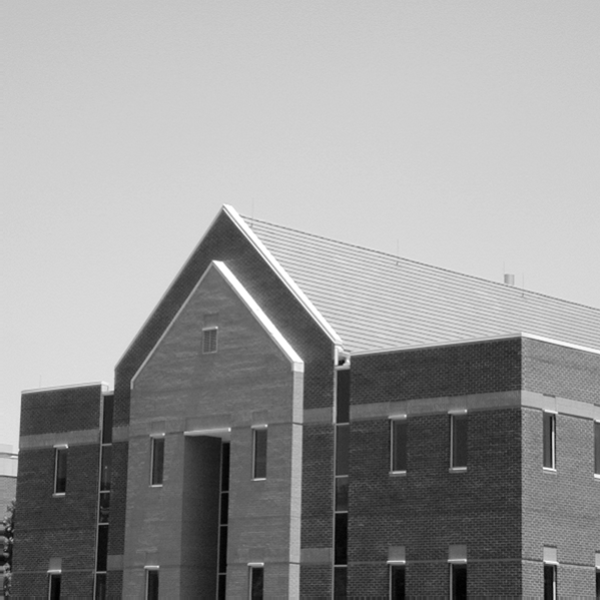
#> input picture computer_vision_theory/EAI733/Assignment_1/Figures/equivalence_1.png, 600 x 600 px, found by its file name
$ python freq_domain_processing.py
#> lines starting #> are read from the running program, lines starting #| are printed output that depends on the picture
import numpy as np
from numpy.linalg import inv
import cv2
import csv
import matplotlib.pyplot as plt
import math

# Question 5 -> image rescaling (showing aliasing) -> a) compensate by first applying 3x3 averaging filter then resize b) apply FFT method

# [310 lines left out: functions resize_nearest_neighbor, uniform_neighbourhood_averaging, clamp_vals, calc_average, gaussian_lowpass_filter, shift_array and 5 more, not called in this run]

def norm(image):
    return cv2.normalize(image, None, 0, 255, cv2.NORM_MINMAX).astype(np.uint8)

# [20 lines left out: function create_2d_gaussian_filter, not called in this run]

def convolve2d(image, kernel, convolve_type):
    """Manual 2D convolution"""
    # Get dimensions
    img_height, img_width = image.shape
    kernel_size = kernel.shape[0]
    pad = kernel_size // 2

    # Pad the image to handle borders
    padded = np.pad(image, pad, mode='edge')

    # Output array
    if convolve_type == "gaussian":
        output = np.zeros_like(image)
    elif convolve_type == "laplace" or convolve_type == "sobel":
        output = np.zeros_like(image, dtype=np.float64)

    # Perform convolution
    for i in range(img_height):
        for j in range(img_width):
            # Extract region
            region = padded[i:i+kernel_size, j:j+kernel_size]
            # Apply kernel (element-wise multiply and sum)
            output[i, j] = np.sum(region * kernel)

    return output

# [144 lines left out: functions highpass_filter, lowpass_filter, sobel_to_frequency, apply_sobel_frequency, not called in this run]

def save_image(image_info, q):
    # Create figure and axis
    # Create figure and axis
    fig, ax = plt.subplots()

    ax.imshow(image_info, cmap="grey")

    # Add labels
    ax.set_xlabel("X Pixel Coordinate")
    ax.set_ylabel("Y Pixel Coordinate")

    # Save
    save_path = "/Users/anthea/Documents/GitHub/EAI733/Assignment_1/Results/"
    fig.savefig(f"{save_path}freq_domain_{q}.pdf", bbox_inches="tight")
    plt.close(fig)

def main():
    question = "7" # "6b" # "6a" # "6_working" # "5b" # "5a" # "8" #

    match question:
        case "5a":
            image_path = 'Figures/aliasing.png'
            image_array = cv2.imread(image_path)
            height, width,_ = image_array.shape
            plt.imshow(image_array)
            plt.show()
            save_image(image_array, "5a_orig")

            # resize_image(image_path, T_inv)
            aliased_image = resize_nearest_neighbor(image_array, round(height/2), round(width/2))
            plt.imshow(aliased_image)
            plt.show()
            save_image(aliased_image, "5a_aliased")

            average = uniform_neighbourhood_averaging(image_array, 3)
            plt.imshow(average)
            plt.show()
            save_image(average, "5a_average")

            no_aliasing = resize_nearest_neighbor(average, round(height/2), round(width/2))
            plt.imshow(no_aliasing)
            plt.show()
            save_image(no_aliasing, "5a_final")

        case "5b":
            image_path = 'Figures/aliasing.png'
            image_array = cv2.imread(image_path)
            height, width,_ = image_array.shape

            # resize_image(image_path, T_inv)
            aliased_image = resize_nearest_neighbor(image_array, round(height/2), round(width/2))
            plt.imshow(aliased_image)
            plt.show()

            sigma = 50
            gaussian_filter = gaussian_lowpass_filter(aliased_image, sigma)
            plt.imshow(gaussian_filter, cmap='gray')
            plt.show()
            save_image(aliased_image, "5b_gaussian")

            no_aliasing = resize_nearest_neighbor(gaussian_filter, round(height/2), round(width/2))
            plt.imshow(no_aliasing, cmap="grey")
            plt.show()
            save_image(aliased_image, "5b_final")

        case "6a":
            image_path = 'Figures/FFT.png'
            image_array = cv2.imread(image_path)
            height, width,_ = image_array.shape
            # plt.imshow(image_array, cmap='gray')
            # plt.show()

            ratio = 2
            is_h_pow2 = (height & (height - 1)) == 0
            is_w_pow2 = (width & (width - 1)) == 0

            # Using libraries ############################################
            # Apply 2D FFT

            # Pad to next power-of-two in *either* dimension if needed
            if not (is_h_pow2 and is_w_pow2):
                P = ratio * height
                Q = ratio * width
                image_array = np.pad(image_array[:, :, 0], ((0, P - height), (0, Q - width)), mode='constant')

            plt.imshow(image_array, cmap='gray')
            plt.show()

            # Shift zero frequency to center
            spectrum = np.fft.fft2(image_array)
            spectrum_shifted = np.fft.fftshift(spectrum)

            plt.imshow(np.abs(spectrum_shifted), cmap='gray')
            plt.show()

            # Compute magnitude spectrum
            magnitude = np.abs(spectrum_shifted)

            # Log scale for better visualization
            magnitude_log = np.log1p(magnitude)

            # Phase spectrum
            phase = np.angle(spectrum_shifted)

            magnitude_display = (magnitude_log / magnitude_log.max() * 255).astype(np.uint8)
            plt.imshow(magnitude_display, cmap='gray')
            plt.show()

            ############################################

        case "6b":
            image_path = 'Figures/FFT.png'
            image_array = cv2.imread(image_path)
            height, width,_ = image_array.shape
            # plt.imshow(image_array, cmap='gray')
            # plt.show()

            ratio = 2
            is_h_pow2 = (height & (height - 1)) == 0
            is_w_pow2 = (width & (width - 1)) == 0

            # Pad to the next power-of-two sizes for custom FFT as well
            if not (is_h_pow2 and is_w_pow2):
                image_array, height, width = resize_image_padding(image_array[:, :, 0], height, width, ratio)
                # plt.imshow(image_array, cmap='gray')
                # plt.show()

            shifted_array = shift_array(image_array, height, width)
            plt.imshow(shifted_array, cmap='gray')
            plt.show()
            save_image(shifted_array, "6_centered")

            # Our own 2D FFT (expects 2D grayscale or single-channel padded image)
            f_fft_spectrum = FFT_first_principles(shifted_array)
            spectrum_image = np.abs(f_fft_spectrum)

            # Enhance with log
            magnitude_log = np.log1p(spectrum_image)
            magnitude_display = (magnitude_log / magnitude_log.max() * 255).astype(np.uint8)

            phase = np.angle(f_fft_spectrum)

            plt.imshow(magnitude_display, cmap='gray')
            plt.show()

        case "6_working":
            image_path = 'Figures/FFT.png'
            image_array = cv2.imread(image_path)
            height, width,_ = image_array.shape

            array_vals = image_array[:, :, 0]
            plt.imshow(array_vals, cmap='gray')
            plt.show()
            save_image(array_vals, "6_orig")

            P, Q = 2 * height, 2 * width
            fp = np.zeros((P, Q))
            fp[:height, :width] = array_vals
            save_image(fp, "6_padded")

            y, x = np.indices((P, Q))
            centering_mask = np.power(-1, x + y)
            fp_centered = fp * centering_mask
            # plt.imshow(fp_centered, cmap='gray')
            # plt.show()

            fft_result = np.fft.fft2(fp_centered)

            spec_mag = np.log(1 + np.abs(fft_result))
            image_result = norm(spec_mag)
            plt.imshow(image_result, cmap='gray')
            plt.show()
            save_image(image_result, "6_fft_spectrum")

            # Gaussian filter
            sigma = 30
            H = create_2d_gaussian_filter(P, Q, sigma)
            save_image(H, "6_gaussian")

            G_freq = fft_result * H
            g_spec_mag = np.log(1 + np.abs(G_freq))
            image_result = norm(g_spec_mag)
            plt.imshow(image_result, cmap='gray')
            plt.show()
            save_image(image_result, "6_gaussian_result")

            # Inverse
            gp_centered = np.real(np.fft.ifft2(G_freq))
            gp = gp_centered * centering_mask
            image_result = norm(gp)
            plt.imshow(image_result, cmap='gray')
            plt.show()
            save_image(image_result, "6_ifft")

            g = gp[:height, :width]
            image_result = norm(g)
            plt.imshow(image_result, cmap='gray')
            plt.show()
            save_image(image_result, "6_final_cropped")

        case "7":
            image_path = 'Figures/equivalence_1.png'
            image_array = cv2.imread(image_path)
            height, width,_ = image_array.shape
            plt.imshow(image_array, cmap='gray')
            plt.show()
            save_image(image_array, "7_orig")

            y, x = np.indices((height, width))
            centering_mask = np.power(-1, x + y)
            fp_centered = image_array[:, :, 0] * centering_mask
            # plt.imshow(fp_centered, cmap='gray')
            # plt.show()

            fft_result = np.fft.fft2(fp_centered)

            spec_mag = np.log(1 + np.abs(fft_result))
            image_result = norm(spec_mag)
            plt.imshow(image_result, cmap='gray')
            plt.show()
            save_image(image_result, "7_fft_spectrum")

            # Spatial example
            A, B = height, width
            kernel = np.array([ [-1, 0, 1],
                        [-2, 0, 2],
                        [-1, 0, 1]], dtype=np.float64)
            filtered_x = convolve2d(image_array[:, :, 0], kernel, convolve_type="sobel")
            save_image(filtered_x, "7_spatial")

            plt.imshow(filtered_x, cmap='gray')
            plt.show()

        case "8":
            image_path = 'Figures/butterworth_filters.png'
            image_array = cv2.imread(image_path)
            height, width,_ = image_array.shape
            plt.imshow(image_array, cmap='gray')
            plt.show()
            save_image(image_array, "8_orig")

            fft_result = np.fft.fft2(image_array[:, :, 0])
            f_shift = np.fft.fftshift(fft_result)

            # Highpass filter
            d0 = 20
            n = 2
            # height = width = 128
            H = highpass_filter(height, width, d0, n)
            filtered_spectrum = f_shift * H
            h_spec_mag = np.log(1 + np.abs(filtered_spectrum))
            image_result = norm(h_spec_mag)
            plt.imshow(image_result, cmap='gray')
            plt.show()
            save_image(image_result, "8_HPF")

            # Step 4: Inverse shift
            f_ishift = np.fft.ifftshift(filtered_spectrum)

            # Step 5: Inverse FFT
            filtered_image = np.fft.ifft2(f_ishift)

            # Take real part (imaginary should be ~0)
            norm_image = np.abs(filtered_image)
            plt.imshow(norm_image, cmap='gray')
            plt.show()
            save_image(norm_image, "8_HPF_result")

            # Low-pass filter
            d0 = 20
            n = 2
            H = lowpass_filter(height, width, d0, n)

            filtered_spectrum = f_shift * H
            h_spec_mag = np.log(1 + np.abs(filtered_spectrum))
            image_result = norm(h_spec_mag)
            plt.imshow(image_result, cmap='gray')
            plt.show()
            save_image(image_result, "8_LPF")

            # Step 4: Inverse shift
            f_ishift = np.fft.ifftshift(filtered_spectrum)

            # Step 5: Inverse FFT
            filtered_image = np.fft.ifft2(f_ishift)

            # Take real part (imaginary should be ~0)
            norm_image = np.abs(filtered_image)
            plt.imshow(norm_image, cmap='gray')
            plt.show()
            save_image(norm_image, "8_LPF_result")
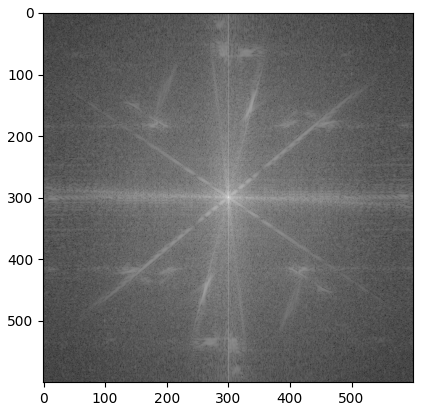
#> figure drawn by matplotlib, 1 panel
#> call 2 of save_image, with q = '7_fft_spectrum'
#> in save_image (call 2), `fig.savefig(f"{save_path}freq_domain_{q}.pdf", bbox_inches="tight")`:
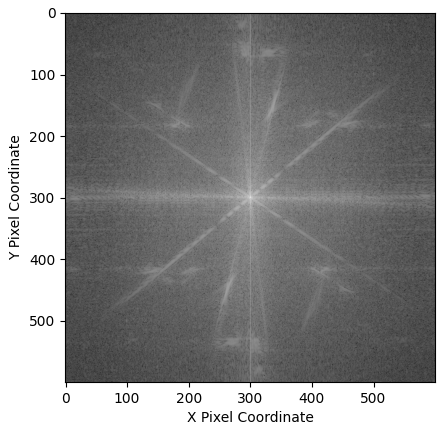
#> figure drawn by matplotlib, 1 panel
#> call 3 of save_image, with q = '7_spatial'
#> in save_image (call 3), `fig.savefig(f"{save_path}freq_domain_{q}.pdf", bbox_inches="tight")`:
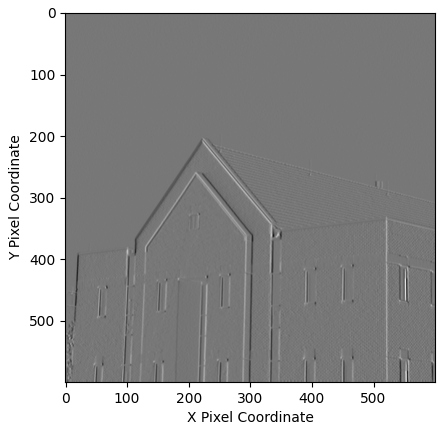
#> figure drawn by matplotlib, 1 panel
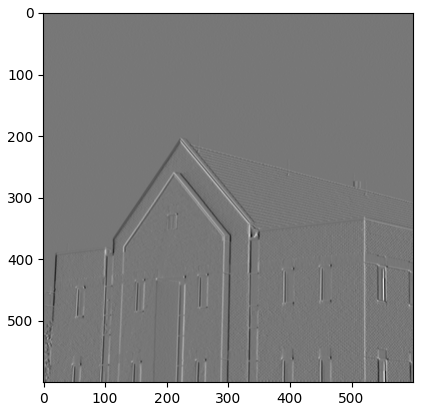
#> figure drawn by matplotlib, 1 panel

if __name__ == "__main__":
    main()
